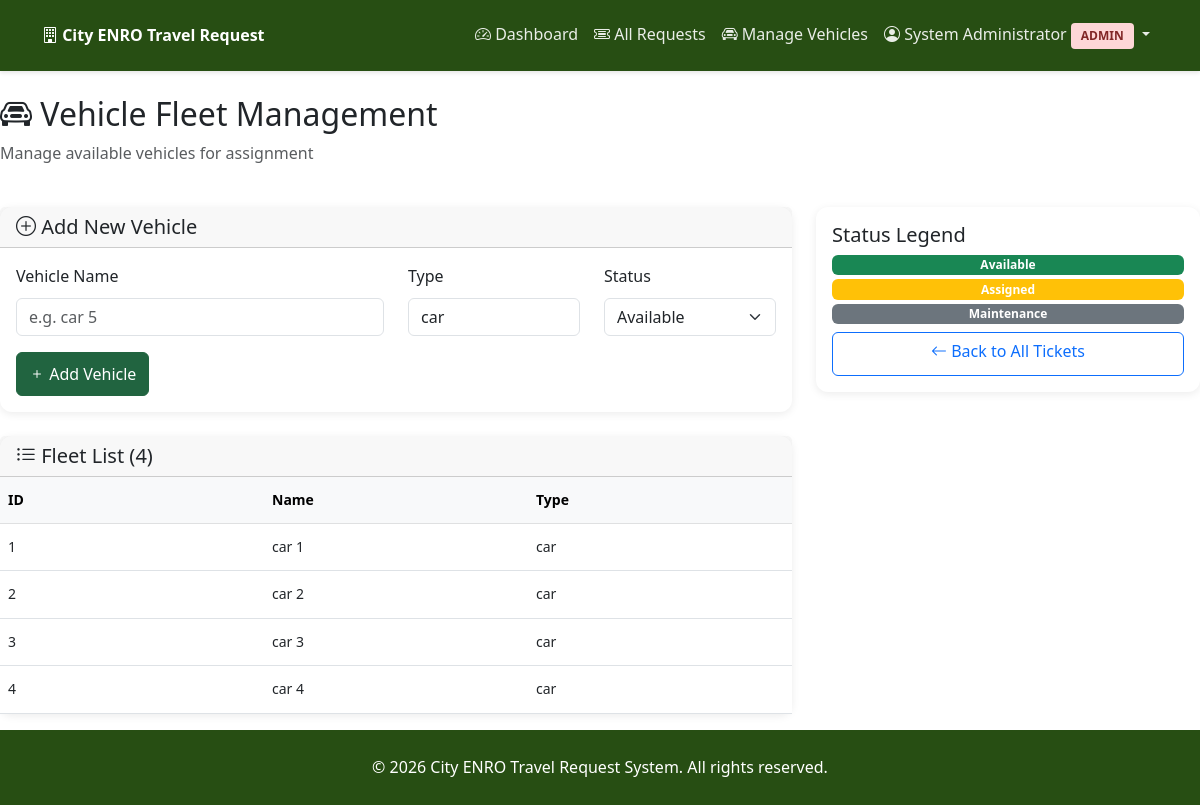
Screenshot of /tickets/vehicles (signed in) with the database file from the repository.
### tables this page shows
CREATE TABLE vehicles (
                id INTEGER PRIMARY KEY AUTOINCREMENT,
                name VARCHAR(100) NOT NULL UNIQUE,
                vehicle_type VARCHAR(50) DEFAULT 'car',
                status VARCHAR(20) DEFAULT 'available',
                created_at TIMESTAMP DEFAULT CURRENT_TIMESTAMP
            );

### routes/tickets.py (the view, shortened to what this page needs)
@tickets_bp.route('/vehicles', methods=['GET', 'POST'])
def vehicles():
    if not require_login() or session.get('role') != 'admin':
        flash('Access denied', 'danger')
        return redirect(url_for('main.dashboard'))
    db_type = get_db_type()
    conn = None
    try:
        conn = get_db_connection()
        cursor = conn.cursor()
        if db_type == 'sqlite':
            cursor.execute("SELECT * FROM vehicles ORDER BY name")
        else:
            cursor.execute("SELECT * FROM vehicles ORDER BY name")
        if db_type == 'sqlite':
            rows = cursor.fetchall()
            vehicles = [dict_from_row(row) for row in rows]
        else:
            vehicles = cursor.fetchall()
    except Exception as e:
        flash(f'Error loading vehicles: {e}', 'danger')
        vehicles = []
    finally:
        if conn:
            conn.close()
    return render_template('tickets/vehicles.html', vehicles=vehicles)

### db.py (called while the page is built)
def get_db_type():
    try:
        from flask import has_request_context, request
        if has_request_context() and hasattr(current_app, 'config'):
            return current_app.config.get('DATABASE_TYPE', 'sqlite')
    except:
        pass
    return 'sqlite'

def get_db_connection():
    db_type = get_db_type()
    if db_type == 'sqlite':
        return get_sqlite_connection()
    else:
        return get_mysql_connection()

def get_sqlite_connection():
    import os
    from config import Config
    db_path = getattr(Config, 'SQLITE_DATABASE', 'cityhall.db')
    try:
        if hasattr(current_app, 'config'):
            db_path = current_app.config.get('SQLITE_DATABASE', db_path)
    except:
        pass
    conn = sqlite3.connect(db_path)
    conn.row_factory = sqlite3.Row
    return conn

def dict_from_row(row):
    if row is None:
        return None
    if hasattr(row, 'keys'):
        return dict(zip(row.keys(), row))
    return row

### routes/tickets.py (called while the page is built)
def require_login():
    return 'user_id' in session

### templates/tickets/vehicles.html (shortened to what this page needs)
{% extends "base.html" %}
{% block content %}
<div class="row mb-4">
    <div class="col-md-8">
        <h2><i class="bi bi-car-front"></i> Vehicle Fleet Management</h2>
        <p class="text-muted">Manage available vehicles for assignment</p>
    </div>
</div>
<div class="row">
    <div class="col-md-8">
        <div class="card mb-4">
            <div class="card-header">
                <h5 class="mb-0"><i class="bi bi-plus-circle"></i> Add New Vehicle</h5>
            </div>
            <div class="card-body">
                <form method="POST" action="{{ url_for('tickets.vehicles') }}">
                    <div class="row">
                        <div class="col-md-6">
                            <label for="vehicle_name" class="form-label">Vehicle Name</label>
                            <input type="text" class="form-control" id="vehicle_name" name="name" required placeholder="e.g. car 5">
                        </div>
                        <div class="col-md-3">
                            <label for="vehicle_type" class="form-label">Type</label>
                            <input type="text" class="form-control" id="vehicle_type" name="vehicle_type" value="car">
                        </div>
                        <div class="col-md-3">
                            <label for="status" class="form-label">Status</label>
                            <select class="form-select" id="status" name="status">
                                <option value="available">Available</option>
                            </select>
                        </div>
                    </div>
                    <button type="submit" name="action" value="add" class="btn btn-primary mt-3">
                        <i class="bi bi-plus"></i> Add Vehicle
                    </button>
                </form>
            </div>
        </div>
        <div class="card">
            <div class="card-header">
                <h5 class="mb-0"><i class="bi bi-list-ul"></i> Fleet List ({{ vehicles|length }})</h5>
            </div>
            <div class="card-body p-0">
                {% if vehicles %}
                <div class="table-responsive">
                    <table class="table mb-0">
                        <thead class="table-light">
                            <tr>
                                <th>ID</th>
                                <th>Name</th>
                                <th>Type</th>
                            </tr>
                        </thead>
                        <tbody>
                            {% for vehicle in vehicles %}
                            <tr>
                                <td>{{ vehicle.id }}</td>
                                <td>{{ vehicle.name }}</td>
                                <td>{{ vehicle.vehicle_type }}</td>
                            </tr>
                            {% endfor %}
                        </tbody>
                    </table>
                </div>
                {% else %}
                <div class="text-center py-5">
                    <i class="bi bi-car-front" style="font-size: 3rem; color: #ccc;"></i>
                    <p class="mt-3 text-muted">No vehicles found. Add some above.</p>
                </div>
                {% endif %}
            </div>
        </div>
    </div>
    <div class="col-md-4">
        <div class="card">
            <div class="card-body">
                <h6>Status Legend</h6>
                <span class="badge bg-success mb-1 d-block">Available</span>
                <span class="badge bg-warning mb-1 d-block">Assigned</span>
                <span class="badge bg-secondary mb-2 d-block">Maintenance</span>
                <a href="{{ url_for('tickets.all_tickets') }}" class="btn btn-outline-primary w-100">
                    <i class="bi bi-arrow-left"></i> Back to All Tickets
                </a>
            </div>
        </div>
    </div>
</div>
{% endblock %}

### templates/base.html (style rules this page uses)
:root { --primary-color: #274e13; --accent-color: #216440; --success-color: #38a169; --warning-color: #d69e2e; --danger-color: #e53e3e; --light-bg: #3f6342; }
body { background-image: url('/static/img/nd%20CREDIT%20John%20Christian%20Yayen_CNCH%20%2B%20Honday%20Bay-blue%20filter.jpg'); background-size: cover; background-position: center; background-repeat: no-repeat; background-attachment: fixed; min-height: 100vh; display: flex; flex-direction: column; font-size: clamp(0.875rem, 1rem, 1.125rem); line-height: 1.6; }
.card { border: none; border-radius: 10px; box-shadow: 0 2px 8px rgba(0,0,0,0.08); transition: transform 0.2s, box-shadow 0.2s; }
.btn-primary { background-color: var(--accent-color); border-color: var(--accent-color); }
h2 { font-size: clamp(1.25rem, 3.5vw, 2rem); }
h4, h5, h6 { font-size: clamp(1rem, 2.5vw, 1.25rem); }
.btn { font-size: clamp(0.875rem, 2.5vw, 1rem); min-height: clamp(37px, 10vw, 43px); }
.table { font-size: clamp(0.75rem, 2vw, 0.875rem); }
.card { margin-bottom: 1rem; border-radius: 0.75rem; }
.btn { min-height: 44px; font-size: 16px; }
table { font-size: 0.875rem; }
.table th, .table td { padding: 0.75rem 0.5rem; white-space: nowrap; min-width: 80px; }
html { overflow-y: scroll !important; }

### rows the page displays
vehicles: id "1", name "car 1", vehicle_type "car"
vehicles: id "2", name "car 2", vehicle_type "car"
vehicles: id "3", name "car 3", vehicle_type "car"
vehicles: id "4", name "car 4", vehicle_type "car"

### other values shown
{{ session.full_name or session.username or 'User' }} "System Administrator"
{{ session.role }} "ADMIN"
{{ vehicles|length }} "4"
